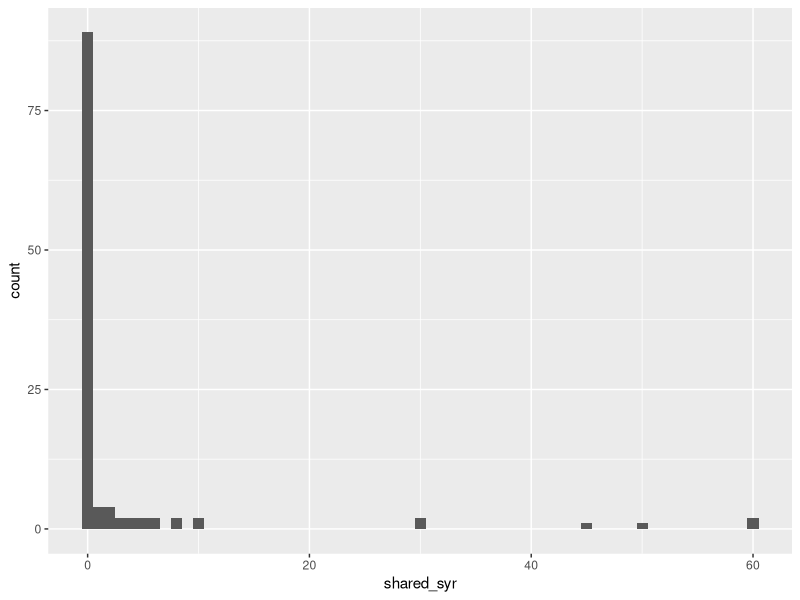
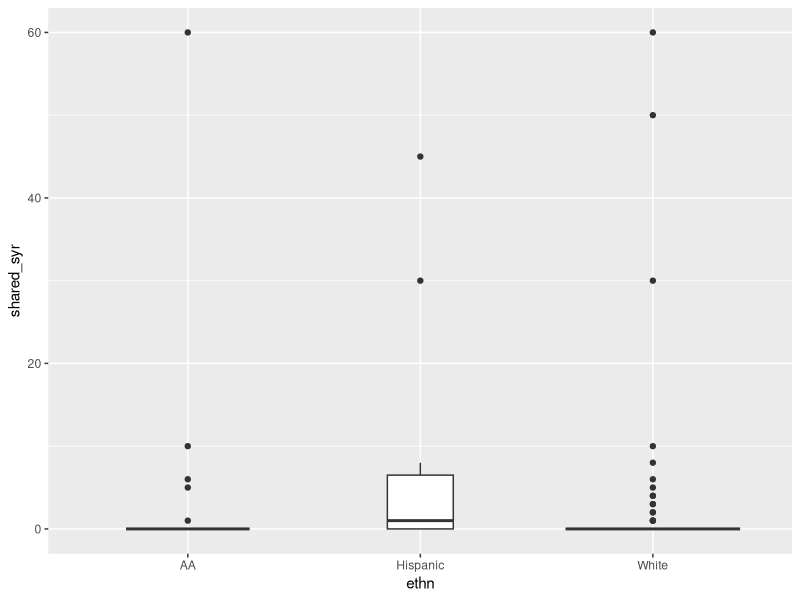
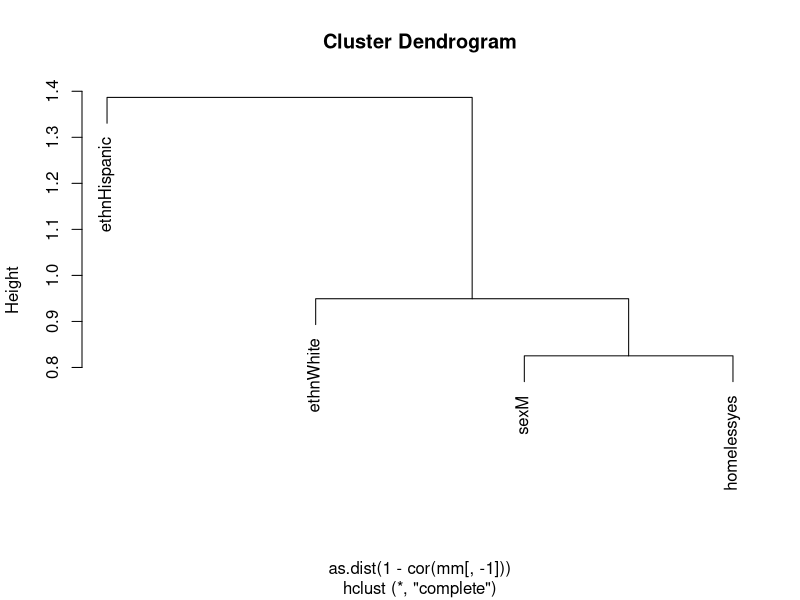
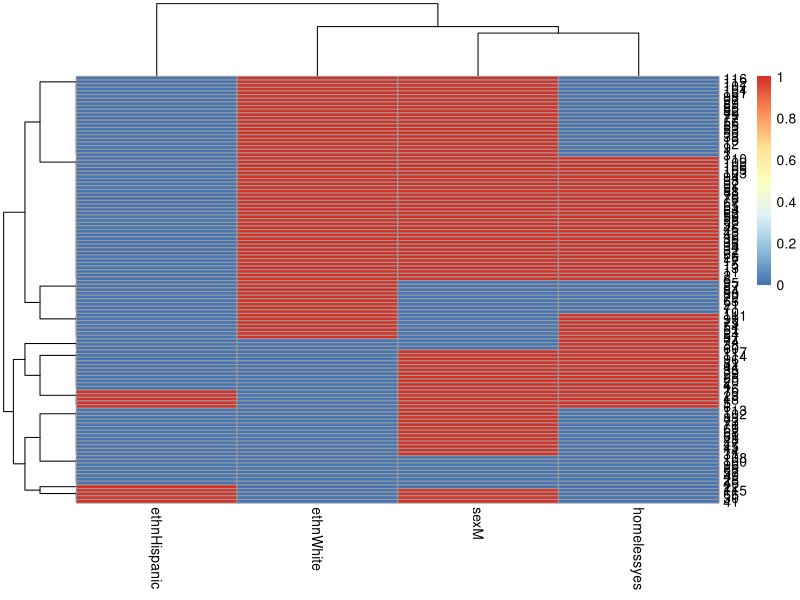
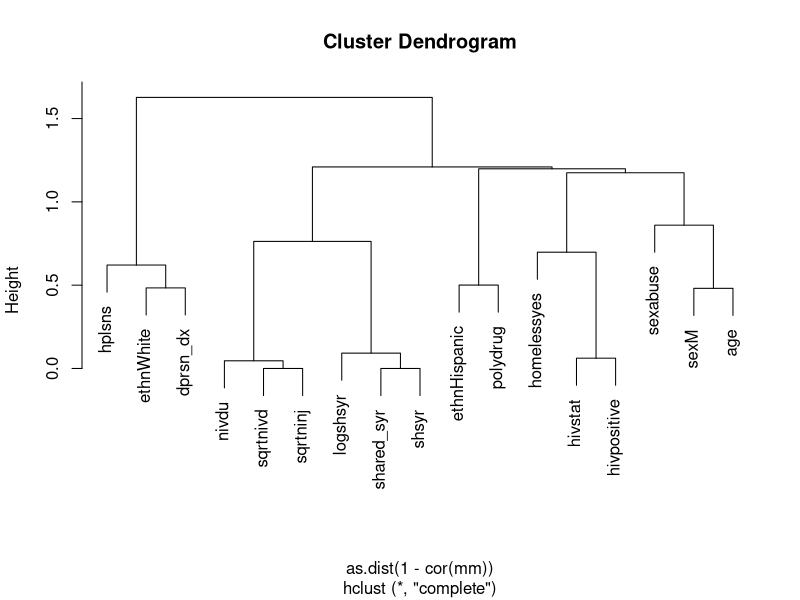
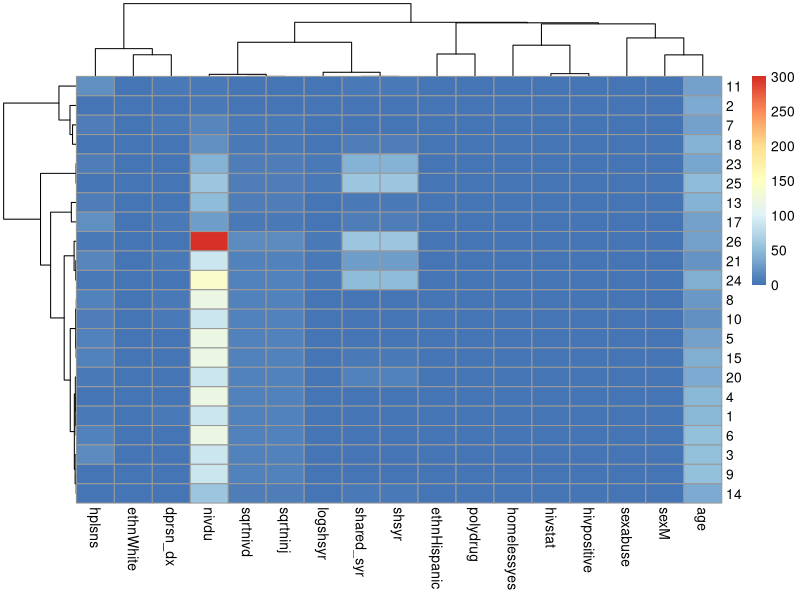
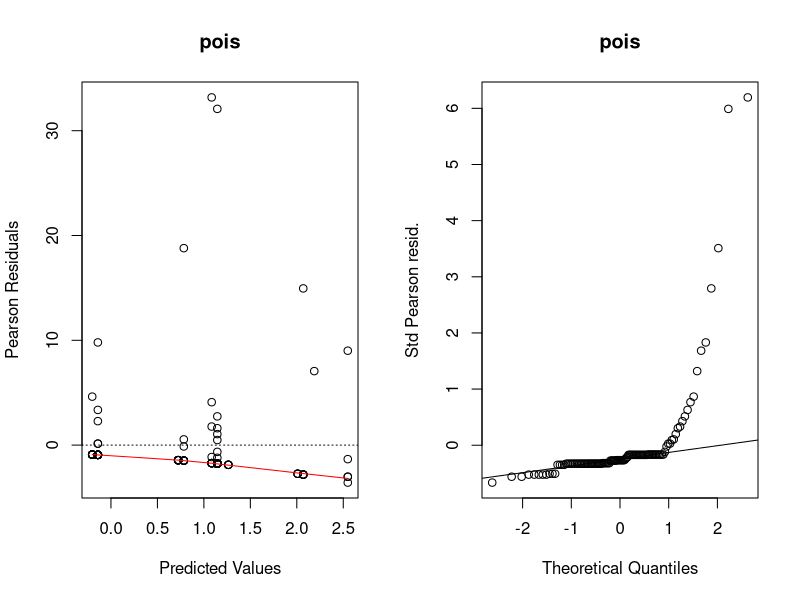
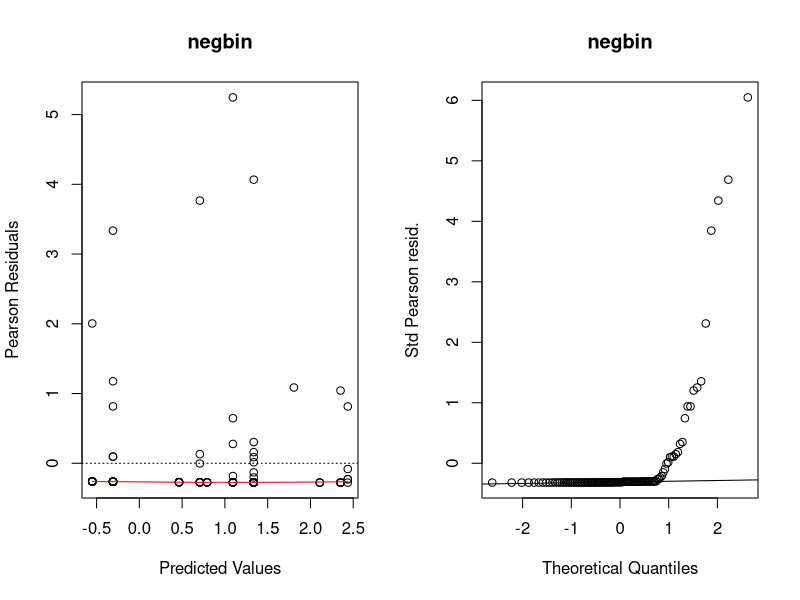

Write R code to recreate these figures, in order.
## ---- chunk 1
suppressPackageStartupMessages({
  library(tidyverse)
})
needledat <- readr::read_csv("needle_sharing.csv")
needledat2 <- needledat %>%
  dplyr::filter(sex %in% c("M", "F") &
                  ethn %in% c("White", "AA", "Hispanic") &
                  !is.na(homeless)) %>%
  mutate(
    homeless = recode_factor(homeless, "0" = "no", "1" = "yes"),
    hiv = recode_factor(
      hivstat,
      "0" = "negative",
      "1" = "positive",
      "2" = "positive"
    )
  )
## ---- chunk 2
meanvarzeros <- filter(needledat2,!is.na(shared_syr)) %>%
  summarise(
    mean = mean(shared_syr),
    var = var(shared_syr),
    fraczero = sum(shared_syr == 0) / n()
  )
meanvarzeros
## ---- chunk 3
library(ggplot2)
filter(needledat2, !is.na(shared_syr)) %>%
  ggplot(aes(x = shared_syr)) +
  geom_histogram(binwidth = 1)
## ---- chunk 4
fit.pois <- glm(shared_syr ~ sex + ethn + homeless,
                data = needledat2,
                family = poisson(link = "log"))
## ---- chunk 5
library(MASS)
fit.negbin <- glm.nb(shared_syr ~ sex + ethn + homeless,
                data = needledat2)
## ---- chunk 6
library(pscl)
fit.ZIpoisfull <- zeroinfl(shared_syr ~ sex + ethn + homeless,
                data = needledat2,
                dist = "poisson")
## ---- chunk 7
fit.ZIpois <- zeroinfl(shared_syr ~ sex + ethn + homeless | 1,
                data = needledat2,
                dist = "poisson")
## ---- chunk 8
fit.ZInegbin <- zeroinfl(shared_syr ~ sex + ethn + homeless | 1,
                data = needledat2,
                dist = "negbin")
## ---- chunk 9
ggplot(needledat2, aes(x = ethn, y = shared_syr)) +
  geom_boxplot(varwidth = TRUE)
## ---- chunk 10
mm <- model.matrix(~ sex + ethn + homeless, data = needledat2)
plot(hclust(as.dist(1 - cor(mm[, -1]))))
## ---- chunk 11
library(pheatmap)
pheatmap(mm[, -1],
         clustering_distance_cols = "correlation",
         clustering_distance_rows = "euclidean")
## ---- chunk 12
mm <- model.matrix(~ . - id - shsyryn, data = needledat2)[, -1] #[, -1] gets rid of intercept
plot(hclust(as.dist(1 - cor(mm))))
library(pheatmap)
pheatmap(mm,
         clustering_distance_cols = "correlation",
         clustering_distance_rows = "correlation")
## ---- chunk 13
logLik(fit.pois)
logLik(fit.negbin)
logLik(fit.ZIpois)
logLik(fit.ZInegbin)
## ---- chunk 14
listoffits <-
  list(
    pois = fit.pois,
    negbin = fit.negbin,
    ZIpois = fit.ZIpois,
    ZInegbin = fit.ZInegbin
  )
## ---- chunk 15
lapply(listoffits, logLik)
## ---- chunk 16
qchisq(0.95, df = 1)
## ---- chunk 17
qchisq(0.95, df = 2)
## ---- chunk 18
plotpanel1 <- function(fit, ...) {
  plot(
    x = predict(fit),
    y = residuals(fit, type = "pearson"),
    xlab = "Predicted Values",
    ylab = "Pearson Residuals",
    ...
  )
  abline(h = 0, lty = 3)
  lines(lowess(x = predict(fit), y = resid(fit, type = "pearson")),
        col = "red")
}
plotpanel2 <- function(fit, ...) {
  resids <- scale(residuals(fit, type = "pearson"))
  qqnorm(resids, ylab = "Std Pearson resid.", ...)
  qqline(resids)
}
## ---- chunk 19
par(mfrow=c(1, 2))
for (i in seq_along(listoffits)){
  plotpanel1(listoffits[[i]], main = names(listoffits)[i])
  plotpanel2(listoffits[[i]], main = names(listoffits)[i])
}
## ---- chunk 20
preds <- data.frame(observed = fit.pois$y,
                    poisson = predict(fit.pois),
                    negbin = predict(fit.negbin),
                    ZIpois = predict(fit.ZIpois),
                    ZInegbin = predict(fit.ZInegbin))
## ---- chunk 21
preds.long <- pivot_longer(preds, everything())
## ---- chunk 22
summary(preds.long)
## ---- chunk 23
ggplot(preds.long, aes(x = name, y = value)) + geom_boxplot()
## ---- chunk 24
ggplot(preds.long, aes(x = value)) + 
  facet_wrap(~name) +
  geom_histogram(binwidth = 1)
